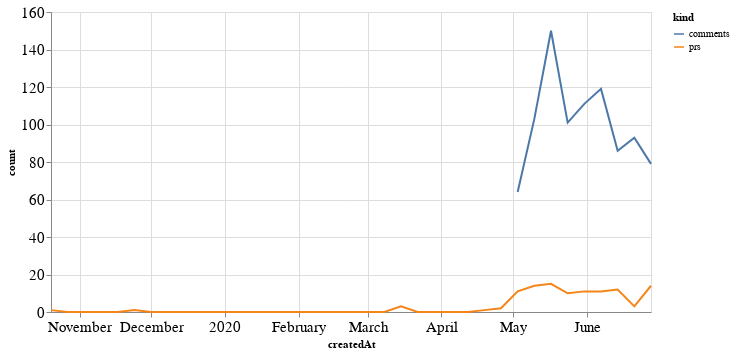

Here is the notebook cell this chart was saved with:
### Code cell
alt.Chart(total_time, width=600).mark_line().encode(
    x='createdAt',
    y='count',
    color='kind'
)

### Figure 1 — Vega-Lite specification as saved in the notebook (floating-point values rounded to 4 significant figures)
{"config": {"axisLeft": {"labelFontSize": 15}, "axisBottom": {"labelFontSize": 15}}, "data": {"name": "data-f53382bb55f911606195508b4d5a082f"}, "mark": "line", "encoding": {"color": {"type": "nominal", "field": "kind"}, "x": {"type": "temporal", "field": "createdAt"}, "y": {"type": "quantitative", "field": "count"}}, "width": 600, "$schema": "https://vega.github.io/schema/vega-lite/v4.8.1.json", "datasets": {"data-f53382bb55f911606195508b4d5a082f": [{"createdAt": "2019-10-20T00:00:00", "kind": "prs", "count": 1.0}, {"createdAt": "2019-10-27T00:00:00", "kind": "prs", "count": 0.0}, {"createdAt": "2019-11-03T00:00:00", "kind": "prs", "count": 0.0}, {"createdAt": "2019-11-10T00:00:00", "kind": "prs", "count": 0.0}, {"createdAt": "2019-11-17T00:00:00", "kind": "prs", "count": 0.0}, {"createdAt": "2019-11-24T00:00:00", "kind": "prs", "count": 1.0}, {"createdAt": "2019-12-01T00:00:00", "kind": "prs", "count": 0.0}, {"createdAt": "2019-12-08T00:00:00", "kind": "prs", "count": 0.0}, {"createdAt": "2019-12-15T00:00:00", "kind": "prs", "count": 0.0}, {"createdAt": "2019-12-22T00:00:00", "kind": "prs", "count": 0.0}, {"createdAt": "2019-12-29T00:00:00", "kind": "prs", "count": 0.0}, {"createdAt": "2020-01-05T00:00:00", "kind": "prs", "count": 0.0}, {"createdAt": "2020-01-12T00:00:00", "kind": "prs", "count": 0.0}, {"createdAt": "2020-01-19T00:00:00", "kind": "prs", "count": 0.0}, {"createdAt": "2020-01-26T00:00:00", "kind": "prs", "count": 0.0}, {"createdAt": "2020-02-02T00:00:00", "kind": "prs", "count": 0.0}, {"createdAt": "2020-02-09T00:00:00", "kind": "prs", "count": 0.0}, {"createdAt": "2020-02-16T00:00:00", "kind": "prs", "count": 0.0}, {"createdAt": "2020-02-23T00:00:00", "kind": "prs", "count": 0.0}, {"createdAt": "2020-03-01T00:00:00", "kind": "prs", "count": 0.0}, {"createdAt": "2020-03-08T00:00:00", "kind": "prs", "count": 0.0}, {"createdAt": "2020-03-15T00:00:00", "kind": "prs", "count": 3.0}, {"createdAt": "2020-03-22T00:00:00", "kind": "prs", "count": 0.0}, {"createdAt": "2020-03-29T00:00:00", "kind": "prs", "count": 0.0}, {"createdAt": "2020-04-05T00:00:00", "kind": "prs", "count": 0.0}, {"createdAt": "2020-04-12T00:00:00", "kind": "prs", "count": 0.0}, {"createdAt": "2020-04-19T00:00:00", "kind": "prs", "count": 1.0}, {"createdAt": "2020-04-26T00:00:00", "kind": "prs", "count": 2.0}, {"createdAt": "2020-05-03T00:00:00", "kind": "prs", "count": 11.0}, {"createdAt": "2020-05-10T00:00:00", "kind": "prs", "count": 14.0}, {"createdAt": "2020-05-17T00:00:00", "kind": "prs", "count": 15.0}, {"createdAt": "2020-05-24T00:00:00", "kind": "prs", "count": 10.0}, {"createdAt": "2020-05-31T00:00:00", "kind": "prs", "count": 11.0}, {"createdAt": "2020-06-07T00:00:00", "kind": "prs", "count": 11.0}, {"createdAt": "2020-06-14T00:00:00", "kind": "prs", "count": 12.0}, {"createdAt": "2020-06-21T00:00:00", "kind": "prs", "count": 3.0}, {"createdAt": "2020-06-28T00:00:00", "kind": "prs", "count": 14.0}, {"createdAt": "2019-10-20T00:00:00", "kind": "comments", "count": null}, {"createdAt": "2019-10-27T00:00:00", "kind": "comments", "count": null}, {"createdAt": "2019-11-03T00:00:00", "kind": "comments", "count": null}, {"createdAt": "2019-11-10T00:00:00", "kind": "comments", "count": null}, {"createdAt": "2019-11-17T00:00:00", "kind": "comments", "count": null}, {"createdAt": "2019-11-24T00:00:00", "kind": "comments", "count": null}, {"createdAt": "2019-12-01T00:00:00", "kind": "comments", "count": null}, {"createdAt": "2019-12-08T00:00:00", "kind": "comments", "count": null}, {"createdAt": "2019-12-15T00:00:00", "kind": "comments", "count": null}, {"createdAt": "2019-12-22T00:00:00", "kind": "comments", "count": null}, {"createdAt": "2019-12-29T00:00:00", "kind": "comments", "count": null}, {"createdAt": "2020-01-05T00:00:00", "kind": "comments", "count": null}, {"createdAt": "2020-01-12T00:00:00", "kind": "comments", "count": null}, {"createdAt": "2020-01-19T00:00:00", "kind": "comments", "count": null}, {"createdAt": "2020-01-26T00:00:00", "kind": "comments", "count": null}, {"createdAt": "2020-02-02T00:00:00", "kind": "comments", "count": null}, {"createdAt": "2020-02-09T00:00:00", "kind": "comments", "count": null}, {"createdAt": "2020-02-16T00:00:00", "kind": "comments", "count": null}, {"createdAt": "2020-02-23T00:00:00", "kind": "comments", "count": null}, {"createdAt": "2020-03-01T00:00:00", "kind": "comments", "count": null}, {"createdAt": "2020-03-08T00:00:00", "kind": "comments", "count": null}, {"createdAt": "2020-03-15T00:00:00", "kind": "comments", "count": null}, {"createdAt": "2020-03-22T00:00:00", "kind": "comments", "count": null}, {"createdAt": "2020-03-29T00:00:00", "kind": "comments", "count": null}, {"createdAt": "2020-04-05T00:00:00", "kind": "comments", "count": null}, {"createdAt": "2020-04-12T00:00:00", "kind": "comments", "count": null}, {"createdAt": "2020-04-19T00:00:00", "kind": "comments", "count": null}, {"createdAt": "2020-04-26T00:00:00", "kind": "comments", "count": null}, {"createdAt": "2020-05-03T00:00:00", "kind": "comments", "count": 64.0}, {"createdAt": "2020-05-10T00:00:00", "kind": "comments", "count": 103.0}, {"createdAt": "2020-05-17T00:00:00", "kind": "comments", "count": 150.0}, {"createdAt": "2020-05-24T00:00:00", "kind": "comments", "count": 101.0}, {"createdAt": "2020-05-31T00:00:00", "kind": "comments", "count": 111.0}, {"createdAt": "2020-06-07T00:00:00", "kind": "comments", "count": 119.0}, {"createdAt": "2020-06-14T00:00:00", "kind": "comments", "count": 86.0}, {"createdAt": "2020-06-21T00:00:00", "kind": "comments", "count": 93.0}, {"createdAt": "2020-06-28T00:00:00", "kind": "comments", "count": 79.0}]}}
